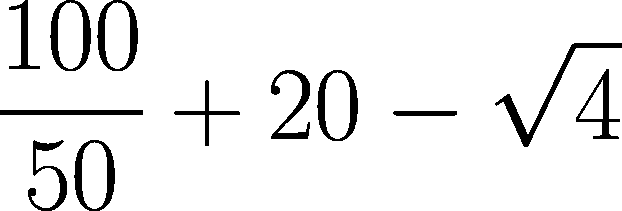
#> input picture OCR/reg_levin.png, 622 x 211 px
$ python -i image_utils.py   (imports and definitions only)
#> lines starting #> are read from the running program, lines starting #| are printed output that depends on the picture; after the words box and inside, x2 and y2 are one past the last pixel; in counts of white or black regions, pixels touching at a corner belong together
#> `picture = cv2.imread('../reg_levin.png', cv2.IMREAD_GRAYSCALE)`: picture: shape (211, 622); 92.8% white; 12 black regions, largest, box (x1, y1, x2, y2) and area: (495, 43, 622, 147) 1263, (50, 0, 91, 71) 936, (97, 0, 138, 71) 936
# encoding: utf-8
import cv2
import numpy as np
import matplotlib.pyplot as plt
# [31 lines left out: function detect_lines, not called in this run]

'''
检测图片文字区域，返回文字最大一行的位置信息
image_gray_data 灰度图片
min_area_radio  文字区域最小区域
'''
def detect_char_area(image_gray_data, min_area = 80, min_y_diff=10):
#> called with min_area = 80, min_y_diff = 10
    img = image_gray_data.copy()
    img = cv2.GaussianBlur(img,(3,3),0)
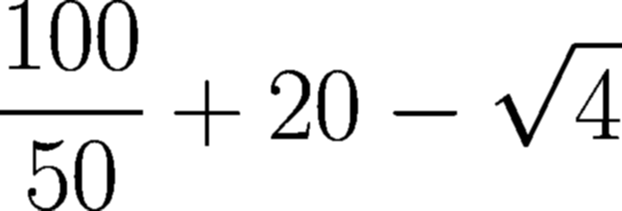
#> img: shape (211, 622); min 0, max 255, mean 236.6
    img = cv2.adaptiveThreshold(img,255,cv2.ADAPTIVE_THRESH_MEAN_C, cv2.THRESH_BINARY_INV,51,10)
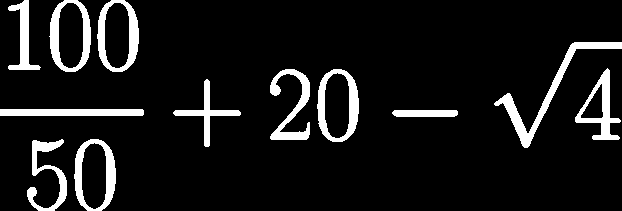
#> img: shape (211, 622); 9.3% white; 12 white regions, largest, box (x1, y1, x2, y2) and area: (494, 42, 622, 148) 1598, (317, 69, 359, 142) 1159, (74, 139, 116, 211) 1138

    element = cv2.getStructuringElement(cv2.MORPH_RECT, (1, 3))
    img = cv2.erode(img, element,iterations=1)
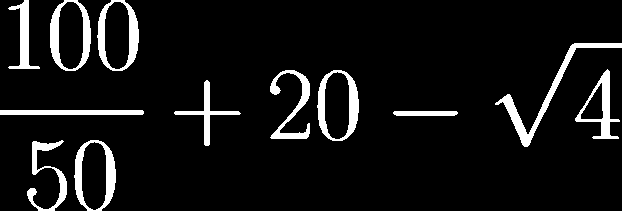
#> img: shape (211, 622); 7.8% white; 12 white regions, largest, box (x1, y1, x2, y2) and area: (495, 43, 622, 147) 1342, (317, 70, 359, 141) 1026, (74, 140, 116, 211) 1021
    img = cv2.dilate(img, element,iterations=3)
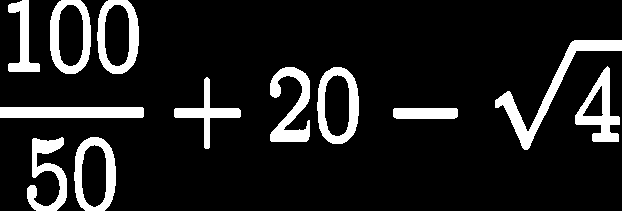
#> img: shape (211, 622); 12.2% white; 12 white regions
    # plt.imshow(img,'gray')
    # plt.show()
    contours, hierarchy = cv2.findContours(img, cv2.RETR_TREE, cv2.CHAIN_APPROX_SIMPLE)
#> contours = 17 contours; largest, box (x1, y1, x2, y2) and area: (317, 67, 359, 144) 2589, (74, 137, 116, 211) 2543, (97, 0, 139, 74) 2543, (50, 0, 91, 74) 2533, (495, 40, 622, 150) 1898
    cnts = []
    for cnt in contours:
        if cv2.contourArea(cnt) > min_area:
            rect = cv2.boundingRect(cnt)
            x,y,w,h = rect
            cnts.append([x,y,x+w,y+h, cv2.contourArea(cnt)])
#> this loop made 17 passes
#> (x, y, w, h) on passes 1 to 12: (74, 137, 42, 74), (81, 144, 26, 64), (27, 137, 40, 74), (393, 108, 65, 11), (0, 107, 144, 11), (174, 77, 67, 72), (317, 67, 42, 77), (324, 74, 26, 63), (270, 67, 40, 75), (575, 66, 45, 76), (582, 85, 22, 32), (495, 40, 127, 110)
#> after the loop, cnts = 17 items, first 6: [74, 137, 116, 211, 2543], [81, 144, 107, 208, 1332.5], [27, 137, 67, 211, 1173.5], [393, 108, 458, 119, 633], [0, 107, 144, 118, 1429], [174, 77, 241, 149, 897.5]
    areas = np.array(cnts,dtype=np.uint8)
#> areas = 17 rows, first 6: [74, 137, 116, 211, 239], [81, 144, 107, 208, 52], [27, 137, 67, 211, 149], [137, 108, 202, 119, 121], [0, 107, 144, 118, 149], [174, 77, 241, 149, 129]
    areas_max = np.argmax(areas[:,4], axis=0)
#> areas_max = 0
    x1,y1,x2,y2,_ = areas[areas_max]
#> x1 = 74; y1 = 137; x2 = 116; y2 = 211
    cent_y = y1 + int((y2-y1)/2)
#> cent_y = 174
    areas_cents = [int((x[3] - x[1])/2 + x[1])  for x in areas]
#> areas_cents = [174, 176, 174, 113, 112, 113, 105, 105, 104, 104, 101, 95, 37, 35, 37, 35, 36]
    areas_filter_idx = np.where(abs(areas_cents - cent_y) < min_y_diff)
#> areas_filter_idx = ([0, 1, 2],)
    x1,y1,x2,y2 = np.min(areas[areas_filter_idx,0]),np.min(areas[areas_filter_idx,1]),np.max(areas[areas_filter_idx,2]),np.max(areas[areas_filter_idx,3])
#> x1 = 27
    x1 = max(x1-1,0)
#> x1 = 26
    y1 = max(y1-1,0)
#> y1 = 136
    x2 = min(x2+1,img.shape[1])
#> x2 = 117
    y2 = min(y2+1,img.shape[0])
    return x1,y1,x2,y2


# [29 lines left out: function detect_char_pos, not called in this run]

>>> import cv2
>>> picture = cv2.imread('../reg_levin.png', cv2.IMREAD_GRAYSCALE)
>>> result = detect_char_area(picture)
#> result = (26, 136, 117, 211)
